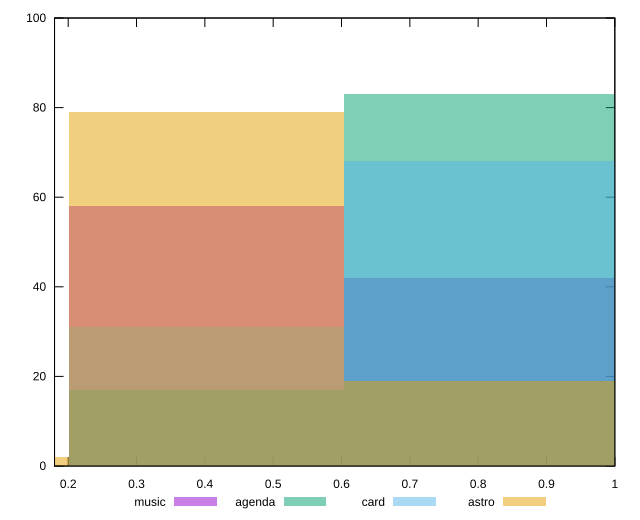

This chart was generated by the following gnuplot code:
reset

$music <<EOF
0.8046577150862311 42
0.40232885754311554 58
EOF

$agenda <<EOF
0.8046577150862311 83
0.40232885754311554 17
EOF

$card <<EOF
0.8046577150862311 68
0.40232885754311554 31
EOF

$astro <<EOF
0.40232885754311554 79
0 2
0.8046577150862311 19
EOF

set key outside below
set boxwidth 0.40232885754311554
set xrange [0.18:1]
set yrange [0:100]
set trange [0:100]
set style fill transparent solid 0.5 noborder
set terminal svg size 640, 520 enhanced background rgb 'white'
set output "reports/report_00027_2021-02-24T12-40-31.850Z/mainthread-work-breakdown/comparison/histogram/all_score.svg"

plot $music title "music" with boxes, \
     $agenda title "agenda" with boxes, \
     $card title "card" with boxes, \
     $astro title "astro" with boxes

reset
